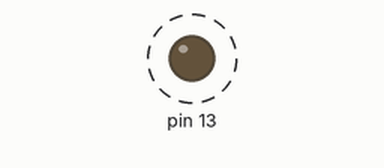
This sketch was run on a simulated Arduino Uno, built with avr-gcc and run on an emulated ATmega328P. Shown: output pins drawn as LEDs (lit = HIGH). Dashed ring = blinking.

Above: at 0.2 s.
Timing chart, 0 to 3.0 s (numbered marks = the images above):
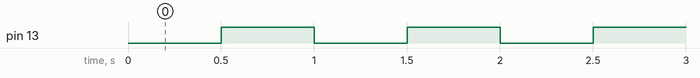

Measured:
- by itself, pin 13: alternates HIGH for 0.50 s and LOW for 0.50 s

The sketch:

Timer_Interrupt_Example.ino
```cpp
#include<TimerOne.h>
int x=0;
void setup() {
  // put your setup code here, to run once:
  pinMode(13,OUTPUT);
  Timer1.initialize(500000);
  Timer1.attachInterrupt(callback);
}
void callback()
{
  if(x==0)
    x=1;
  else
    x=0;
  digitalWrite(13,x);
}

void loop() {
  // put your main code here, to run repeatedly:
}
```
